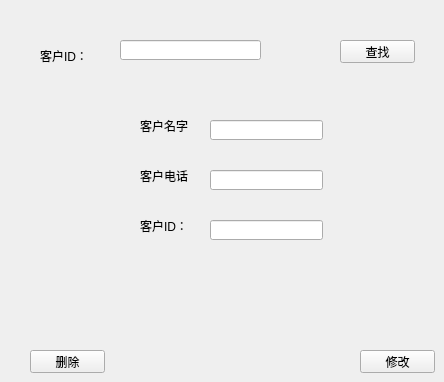
      <widget class="QWidget" name="tab_13">
       <attribute name="title">
        <string>编辑客户</string>
       </attribute>
       <widget class="QLabel" name="label_33">
        <property name="geometry">
         <rect>
          <x>40</x>
          <y>40</y>
          <width>71</width>
          <height>31</height>
         </rect>
        </property>
        <property name="text">
         <string>客户ID：</string>
        </property>
       </widget>
       <widget class="QLineEdit" name="old_client_id">
        <property name="geometry">
         <rect>
          <x>120</x>
          <y>40</y>
          <width>141</width>
          <height>20</height>
         </rect>
        </property>
       </widget>
       <widget class="QPushButton" name="search_client_button">
        <property name="geometry">
         <rect>
          <x>340</x>
          <y>40</y>
          <width>75</width>
          <height>23</height>
         </rect>
        </property>
        <property name="text">
         <string>查找</string>
        </property>
       </widget>
       <widget class="QLabel" name="label_34">
        <property name="geometry">
         <rect>
          <x>140</x>
          <y>110</y>
          <width>71</width>
          <height>31</height>
         </rect>
        </property>
        <property name="text">
         <string>客户名字</string>
        </property>
       </widget>
       <widget class="QLineEdit" name="editor_client_name">
        <property name="geometry">
         <rect>
          <x>210</x>
          <y>120</y>
          <width>113</width>
          <height>20</height>
         </rect>
        </property>
       </widget>
       <widget class="QLabel" name="label_35">
        <property name="geometry">
         <rect>
          <x>140</x>
          <y>160</y>
          <width>71</width>
          <height>31</height>
         </rect>
        </property>
        <property name="text">
         <string>客户电话</string>
        </property>
       </widget>
       <widget class="QLineEdit" name="editor_client_phone">
        <property name="geometry">
         <rect>
          <x>210</x>
          <y>170</y>
          <width>113</width>
          <height>20</height>
         </rect>
        </property>
       </widget>
       <widget class="QLabel" name="label_36">
        <property name="geometry">
         <rect>
          <x>140</x>
          <y>210</y>
          <width>71</width>
          <height>31</height>
         </rect>
        </property>
        <property name="text">
         <string>客户ID：</string>
        </property>
       </widget>
       <widget class="QLineEdit" name="editor_client_id">
        <property name="geometry">
         <rect>
          <x>210</x>
          <y>220</y>
          <width>113</width>
          <height>20</height>
         </rect>
        </property>
       </widget>
       <widget class="QPushButton" name="delete_client_button">
        <property name="geometry">
         <rect>
          <x>30</x>
          <y>350</y>
          <width>75</width>
          <height>23</height>
         </rect>
        </property>
        <property name="text">
         <string>删除</string>
        </property>
       </widget>
       <widget class="QPushButton" name="update_client_button">
        <property name="geometry">
         <rect>
          <x>360</x>
          <y>350</y>
          <width>75</width>
          <height>23</height>
         </rect>
        </property>
        <property name="text">
         <string>修改</string>
        </property>
       </widget>
      </widget>
